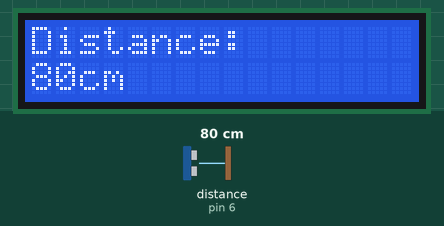
Simulated run of this sketch. Board: Arduino Uno, built with avr-gcc and run on an emulated ATmega328P. On the bench: 16×2 character LCD. Wiring (inferred from the names in the program): ultrasonic range finder: trigger pin 7; echo pin 6. Inputs (shaded band) come from the test bench; at power-on: distance to the obstacle (sensor on pin 6) 80 cm. The echo pulse lasts 58.3 µs per cm.

Above: at 1.2 s.
1.3 s: distance to the obstacle (sensor on pin 6) set to 35 cm
At 2.4 s:
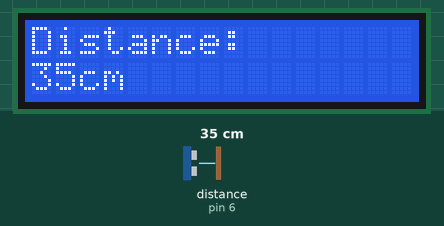
4.3 s: distance to the obstacle (sensor on pin 6) set to 250 cm
At 5.1 s:
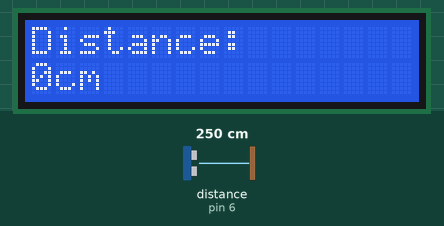
7.3 s: distance to the obstacle (sensor on pin 6) set to 35 cm
At 8.0 s:
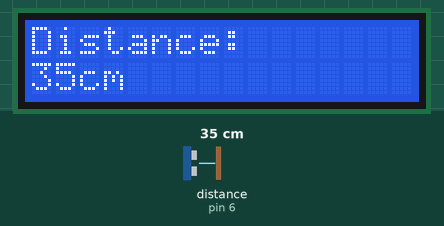
10.3 s: distance to the obstacle (sensor on pin 6) set to 18 cm
At 11.5 s:
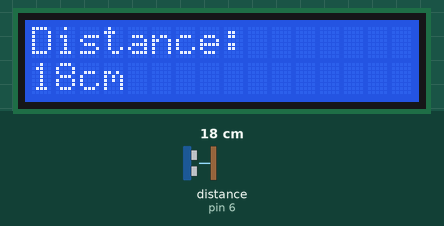
13.3 s: distance to the obstacle (sensor on pin 6) set to 2 cm
At 13.8 s:
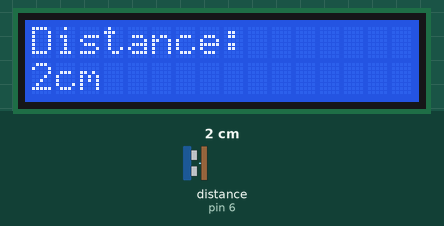
16.3 s: distance to the obstacle (sensor on pin 6) set to 60 cm
At 16.9 s:
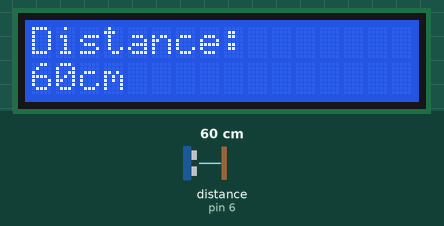
Timing chart, 0 to 19.3 s (numbered marks = the images above; inputs shaded):
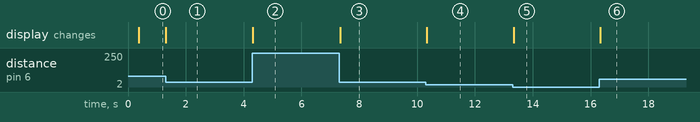

The sketch:

digital_meter.ino
```cpp
#include <LiquidCrystal.h>

int trigPin = 7;
int echoPin = 6;
int period;
int distance;

int rs = 12, en = 11, d4 = 5, d5 = 4, d6 = 3, d7 = 2;
LiquidCrystal lcd(rs, en, d4, d5 ,d6, d7);

void setup() {
  pinMode(trigPin, OUTPUT);
  pinMode(echoPin, INPUT);
  lcd.begin(16,2);

}

void loop() {
  digitalWrite(trigPin, LOW);
  delayMicroseconds(5);
  digitalWrite(trigPin, HIGH);
  delayMicroseconds(10);
  digitalWrite(trigPin, LOW);
  period = pulseIn(echoPin, HIGH, 11600);
  distance= period*0.0345/2;
  lcd.clear();
  lcd.setCursor(0, 0);
  lcd.print("Distance:");
  lcd.setCursor(0, 1);
  lcd.print(distance);
  lcd.print("cm");
}
```

Measured:
- after the input at 1.3 s, the display: changes at once (image 1)
- after the input at 4.3 s, the display: changes at once (image 2)
- after the input at 7.3 s, the display: changes at once (image 3)
- after the input at 10.3 s, the display: changes at once (image 4)
- after the input at 13.3 s, the display: changes at once (image 5)
- after the input at 16.3 s, the display: changes at once (image 6)
